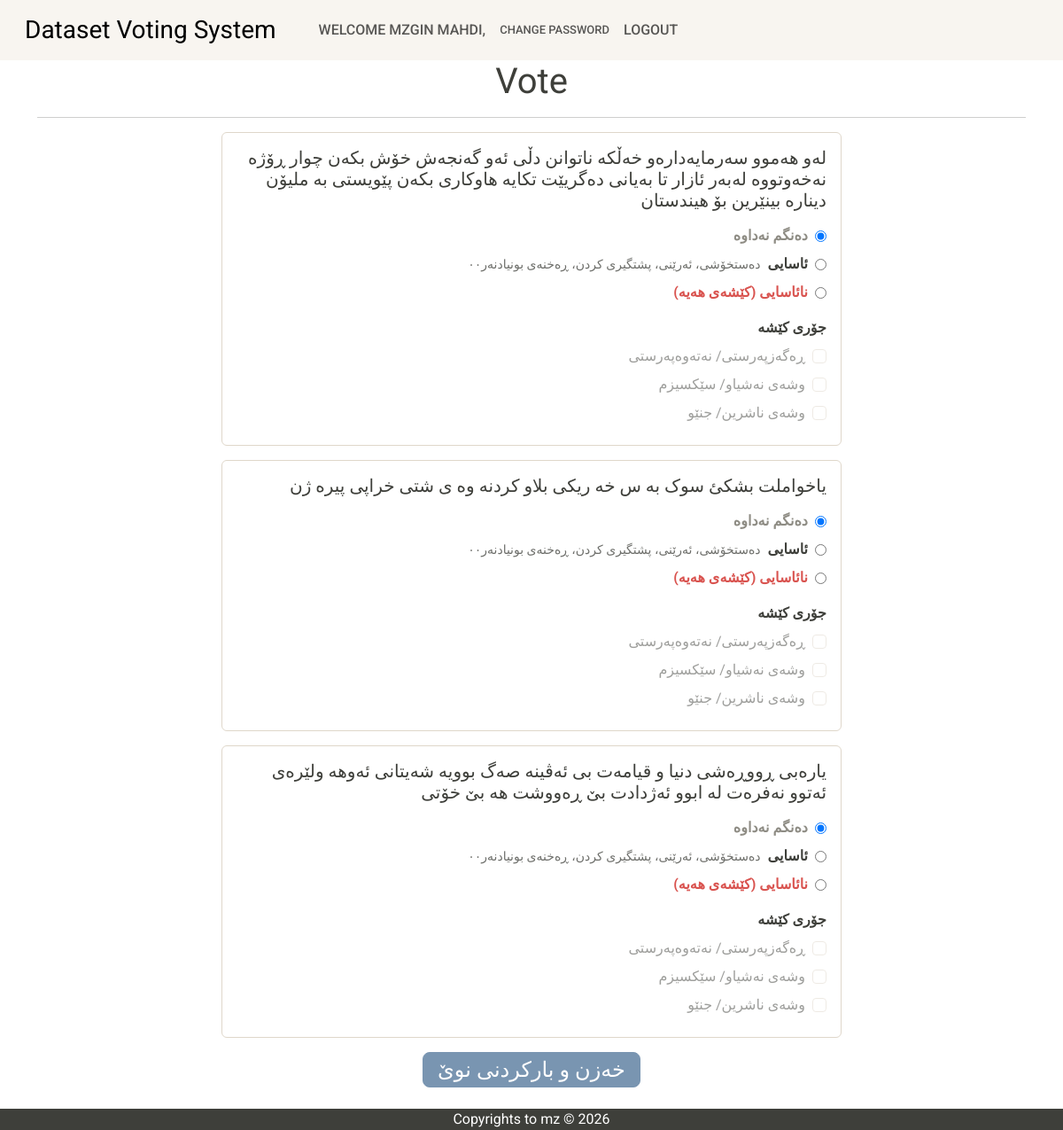
Screenshot of /vote/ (signed in) with the database file from the repository.
### account/models.py (models this page shows, shortened)
class Voter(AbstractUser):
    email = models.EmailField(unique=True)
    full_name = models.CharField(max_length=150)
    USERNAME_FIELD = 'email'
    REQUIRED_FIELDS = ['username', 'full_name']

### dsa/models.py (models this page shows, shortened)
class Feedback(models.Model):
    user = models.ForeignKey(settings.AUTH_USER_MODEL, on_delete=models.CASCADE, related_name='feedbacks')
    comment = models.ForeignKey(Comment, on_delete=models.CASCADE, related_name='feedbacks')
    no_vote = models.BooleanField(default=True)
    normal = models.BooleanField(default=False)
    hate_speech = models.BooleanField(default=False)
    options = models.ManyToManyField(FeedbackOption, blank=True)

class Comment(models.Model):
    text = models.TextField()

class FeedbackOption(models.Model):
    name = models.CharField(max_length=255)
    description = models.TextField(blank=True, null=True)

### dsa/views.py (the view, shortened to what this page needs)
# urls.py: path('vote/',  VoteView.as_view(), name='vote'),
class VoteView(LoginRequiredMixin, TemplateView):
	template_name = "dsa/vote.html"
	def get_context_data(self, **kwargs):
		selected_statuses = kwargs.pop("selected_statuses", {})
		selected_options = kwargs.pop("selected_options", {})
		vote_errors = kwargs.pop("vote_errors", {})
		context = super().get_context_data(**kwargs)
		context["llang"] = "ar"
		context["selected_statuses"] = selected_statuses
		context["selected_options"] = selected_options
		context["vote_errors"] = vote_errors
		feedback_options = FeedbackOption.objects.all()
		context["feedback_options"] = feedback_options
		feedbacks = Feedback.objects.filter(user=self.request.user).exclude(no_vote=False)
		if len(feedbacks) > 0:
			context["unvoted"] = feedbacks
			return context

### dsa/templatetags/dsa_tags.py (called while the page is built)
@register.filter
def get_item(mapping, key):
    if not mapping:
        return None
    return mapping.get(key)

### templates/dsa/vote.html (shortened to what this page needs)
{% extends "base/base.html" %}
{% load dsa_tags %}
{% block content %}
    <div class="container pb-5" dir="rtl">
        <h1 class="text-center"> Vote </h1>
        <hr>
        <form method="post" id="vote-form" novalidate>
            {% if unvoted %}
                {% for feedback in unvoted %}
                    <div class="border rounded p-3 mb-3 feedback-block" style="max-width: 700px; margin: 0 auto;" data-feedback-id="{{ feedback.id }}">
                        <h5 class="mb-3">{{ feedback.comment.text }}</h5>
                            <div class="d-flex flex-column gap-2 mb-3">
                                <label class="d-flex align-items-center gap-2 text-secondary">
                                    <input
                                        type="radio"
                                        name="status_{{ feedback.id }}"
                                        value="novote"
                                        id="novote_{{ feedback.id }}"
                                        class="status-radio"
                                        required
                                        {% if selected_statuses %}
                                            {% if selected_statuses|get_item:feedback.id == "novote" %}checked{% endif %}
                                        {% else %}
                                            checked
                                        {% endif %}
                                    >
                                    <b>دەنگم نەداوە</b>
                                </label>
                                <label class="d-flex align-items-center gap-2">
                                    <input
                                        type="radio"
                                        name="status_{{ feedback.id }}"
                                        value="normal"
                                        id="normal_{{ feedback.id }}"
                                        class="status-radio"
                                        required
                                    >
                                    <b>ئاسایی</b> <small class="text-muted">دەستخۆشی، ئەرێنی، پشتگیری کردن، ڕەخنەی بونیادنەر٠٠</small>
                                </label>
                                <label class="d-flex align-items-center gap-2 text-danger">
                                    <input
                                        type="radio"
                                        name="status_{{ feedback.id }}"
                                        value="hasProblems"
                                        id="hasProblems_{{ feedback.id }}"
                                        class="status-radio"
                                        required
                                    >
                                    <b>نائاسایی (کێشەی هەیە)</b>
                                </label>
                            </div>
                            <label class="form-check-label d-block mb-2"><b>جۆری کێشە</b></label>
                            {% for option in feedback_options %}
                                <div class="form-check mb-2">
                                    <input
                                        class="form-check-input feedback-option"
                                        type="checkbox"
                                        name="vote_{{ feedback.id }}"
                                        value="{{ option.id }}"
                                        id="check_{{ option.id }}_{{ feedback.id }}"
                                        disabled
                                    >
                                    <label class="form-check-label" for="check_{{ option.id }}_{{ feedback.id }}">
                                        {{ option.name }}
                                    </label>
                                </div>
                            {% endfor %}
                        </div>
                {% endfor %}
                <div class="text-center">
                    <button type="submit" id="submit-btn" class="btn btn-lg fs-4 btn-primary" disabled>خەزن و بارکردنی نوێ</button>
                </div>
            {% else %}
                <p class="text-center">No comments left to vote on.</p>
            {% endif %}
        </form>
    </div>
{% endblock %}

### templates/public/nav.html (shortened to what this page needs)
<nav class="navbar navbar-expand-lg navbar-light bg-light">
  <div class="container-fluid">
    <a class="navbar-brand fs-3" href="{% url 'home' %}">Dataset Voting System</a>
    <div class="collapse navbar-collapse" id="navbarNav">
      <ul class="navbar-nav ms-auto">
        {% if user.is_authenticated %}
          <li class="nav-item nav-link fs-6">
            Welcome {{ user.full_name|default:user.email }},
          </li>
          <li class="nav-item">
            <a class="nav-link" href="{% url 'password_change' %}">Change Password</a>
          </li>
          <li class="nav-item">
            <form action="{% url 'logout' %}" method="POST">
              <button type="submit" class="nav-link btn btn-link fs-6">
                Logout
              </button>
            </form>
          </li>
        {% endif %}
      </ul>
    </div>
  </div>
</nav>

### rows the page displays
Voter: full_name "MZGIN MAHDI"
Feedback: comment.text "لەو هەموو سەرمایەدارەو خەڵکە ناتوانن دڵی ئەو گەنجەش خۆش بکەن چوار ڕۆژە نەخەوتووە لەبەر ئازار تا بەیانی دەگریێت تکایە هاوکاری بکەن پێویستی بە ملیۆن دینارە بینێرین بۆ هیندستان", id "☐ ئاسایی دەستخۆشی، ئەرێنی، پشتگی", id "☐ نائاسایی (کێشەی هەیە)"
FeedbackOption: name "ڕەگەزپەرستی/ نەتەوەپەرستی"
FeedbackOption: name "وشەی نەشیاو/ سێکسیزم"
FeedbackOption: name "وشەی ناشرین/ جنێو"
Feedback: comment.text "یاخواملت بشکئ سوک بە س خە ریکی بلاو کردنە وە ی شتی خراپی پیرە ژن", id "☐ ئاسایی دەستخۆشی، ئەرێنی، پشتگی", id "☐ نائاسایی (کێشەی هەیە)"
Feedback: comment.text "یارەبی ڕووڕەشی دنیا و قیامەت بی ئەڤینە صەگ بوویە شەیتانی ئەوهه ولێرەی ئەتوو نەفرەت لە ابوو ئەژدادت بێ ڕەووشت هه بێ خۆتی", id "☐ ئاسایی دەستخۆشی، ئەرێنی، پشتگی", id "☐ نائاسایی (کێشەی هەیە)"
